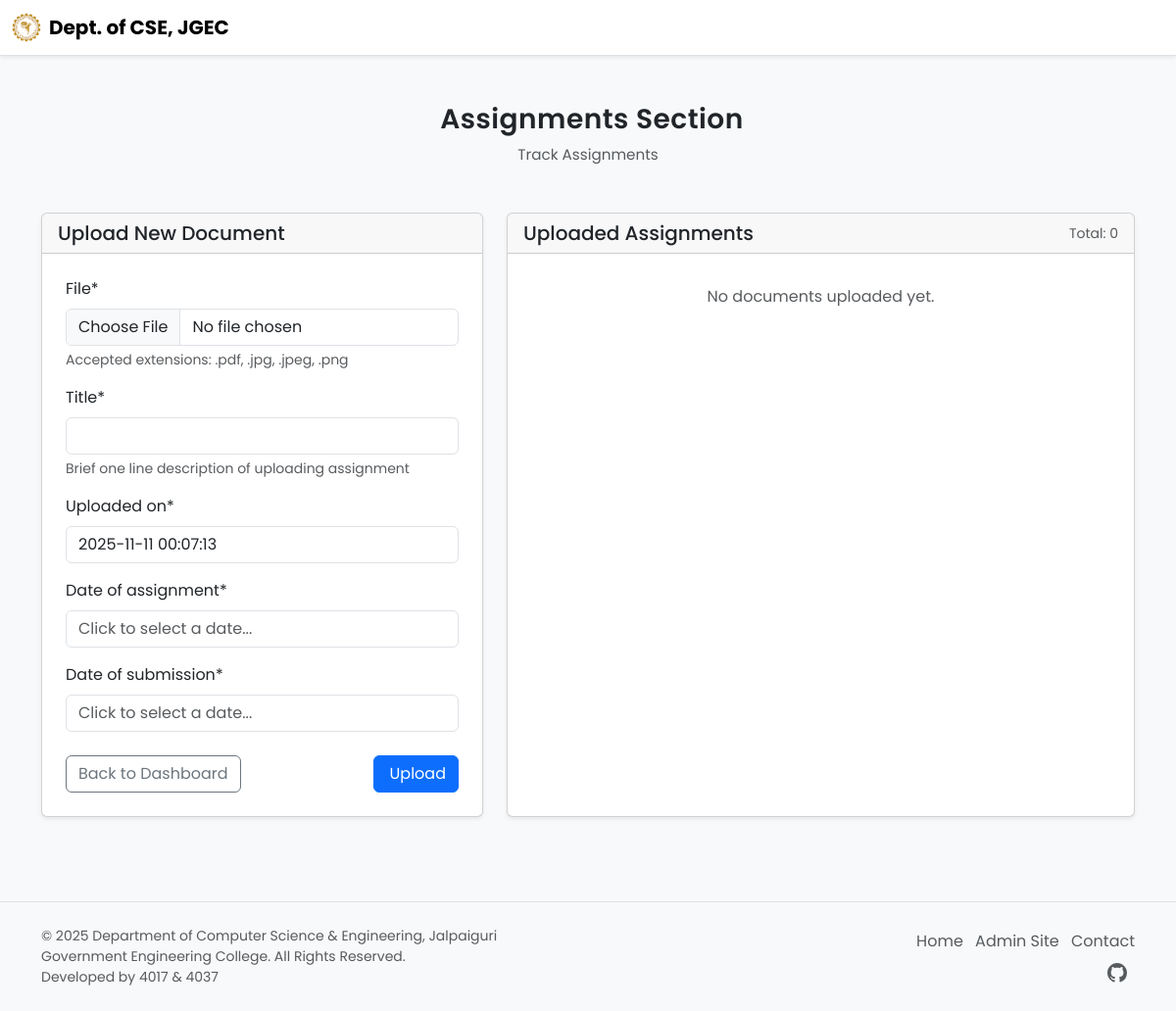
The app's page /SamarjitCSE27/assignments/ (signed in), older data.
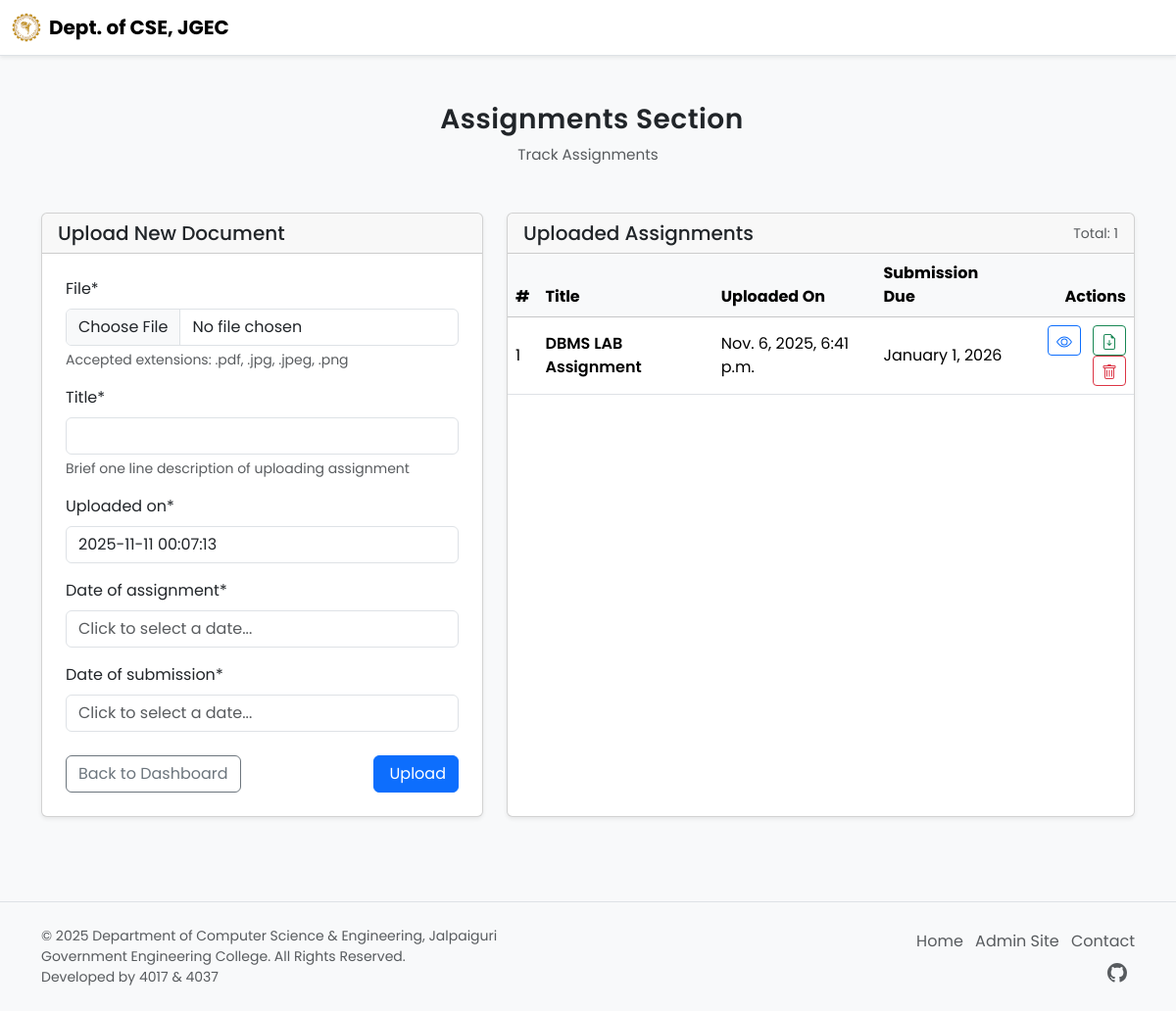
The same page, newer data.
### faculty/models.py (models this page shows, shortened)
class AssignmentDocs(models.Model):
    faculty=models.ForeignKey(FacultyProfile,on_delete=models.CASCADE,related_name='assignments')
    file=models.FileField(upload_to="docs/assignments/",validators=[validate_file_type])
    title=models.CharField(max_length=100)
    uploaded_on=models.DateTimeField(default=timezone.now)
    date_of_assignment=models.DateField()
    date_of_submission=models.DateField()

### faculty/views.py (the view)
# urls.py: path('assignments/',assignments,name="assignments"),
@login_required
def assignments(request,faculty):
    faculty_profile=FacultyProfile.objects.get(user=request.user)
    if request.method=="POST":
        form=UploadAssignmentForm(request.POST, request.FILES)
        if form.is_valid():
            instance=form.save(commit=False)
            instance.faculty=request.user.facultyprofile
            instance.save()
            messages.success(request,"Assignment has been uploaded.")
            return redirect('assignments',faculty=request.user.username)
    else:
        form=UploadAssignmentForm()
    docs_list=AssignmentDocs.objects.filter(faculty=request.user.facultyprofile).order_by("-date_of_submission")
    return render(request,"faculty/assignments.html",{"form":form,"faculty":faculty_profile,"docs_list":docs_list})

### faculty/forms.py
class UploadAssignmentForm(forms.ModelForm):
    class Meta:
        model=AssignmentDocs
        exclude=('faculty',)
        widgets = {
            'docs': forms.ClearableFileInput(attrs={
                'accept': '.pdf, .jpg, .jpeg, .png'
            }),
            'date_of_submission': forms.TextInput(
                attrs={
                    'class': 'datepicker',
                    'placeholder': 'Click to select a date...'
                }
            ),
            'date_of_assignment': forms.TextInput(
                attrs={
                    'class': 'datepicker',
                    'placeholder': 'Click to select a date...'
                }
            )
        }
    def __init__(self,*args,**kwargs):
        super().__init__(*args,**kwargs)
        self.fields['file'].help_text="Accepted extensions: .pdf, .jpg, .jpeg, .png"
        self.fields['title'].help_text="Brief one line description of uploading assignment"

### faculty/templates/faculty/assignments.html (shortened to what this page needs)
{% extends "faculty/dashboard.html" %}
{% load crispy_forms_tags %}
{% load static %}
{% block content %}
  <div class="text-center my-5">
    <h3 class="fw-semibold mb-2" style="letter-spacing: 0.5px;">
      Assignments Section
    </h3>
    <p class="text-muted" style="font-size: 0.95rem;">
      Track Assignments
    </p>
  </div>
<div class="container my-5">
  <div class="row g-4">
    <div class="col-lg-5">
      <div class="card shadow-sm">
        <div class="card-header">
          <h5 class="mb-0">Upload New Document</h5>
        </div>
        <div class="card-body p-4">
          <form method="post" enctype="multipart/form-data">
            {{ form | crispy }}
            <div class="d-flex justify-content-between align-items-center mt-4">
                <a href="{% url 'dashboard' faculty.user.username %}" class="btn btn-outline-secondary">
                    Back to Dashboard
                </a>
                <button type="submit" class="btn btn-primary">
                     Upload
                </button>
            </div>
          </form>
        </div>
      </div>
    </div>
    <div class="col-lg-7">
      <div class="card shadow-sm h-100">
        <div class="card-header d-flex justify-content-between align-items-center">
          <h5 class="mb-0">Uploaded Assignments</h5>
          <small class="text-muted">Total: {{ docs_list.count }}</small>
        </div>
        <div class="card-body p-0" style="max-height: 500px; overflow-y: auto;">
          {% if docs_list %}
          <table class="table table-hover align-middle mb-0">
            <thead class="table-light sticky-top">
              <tr>
                <th scope="col">#</th>
                <th scope="col">Title</th>
                <th scope="col">Uploaded On</th>
                <th scope="col">Submission Due</th>
                <th scope="col" class="text-end">Actions</th>
              </tr>
            </thead>
            <tbody>
              {% for doc in docs_list %}
              <tr>
                <td>{{ forloop.counter }}</td>
                <td class="fw-semibold">{{ doc.title }}</td>
                <td>{{ doc.uploaded_on}}</td>
                <td>{{ doc.date_of_submission|date:"F j, Y" }}</td>
                <td class="text-end">
                  <a href="{{ doc.file.url }}" target="_blank" class="btn btn-sm btn-outline-primary me-2">
                  </a>
                  <a href="{{ doc.file.url }}" download class="btn btn-sm btn-outline-success">
                  </a>
                  <button type="button" class="btn btn-sm btn-outline-danger ml-2"
                                            data-bs-toggle="modal"
                                            data-bs-target="#deleteDocModal"
                                            data-doc-id="{{ doc.id }}"
                                            data-doc-title="{{ doc.title }}">
                  </button>
                </td>
              </tr>
              {% endfor %}
            </tbody>
          </table>
          {% else %}
          <div class="p-4 text-center text-muted">
            No documents uploaded yet.
          </div>
          {% endif %}
        </div>
      </div>
    </div>
  </div>
</div>
{% endblock content %}

Row changes from the older to the newer data that the page shows:
added AssignmentDocs: title "DBMS LAB Assignment", uploaded_on "Nov. 6, 2025, 6:41 p.m.", date_of_submission "January 1, 2026"
Text that changed along with them:
{{ docs_list.count }}: "0" → "1"
text no longer shown: "No documents uploaded yet."
text now shown: "# Title Uploaded On Submission Due Actions"
